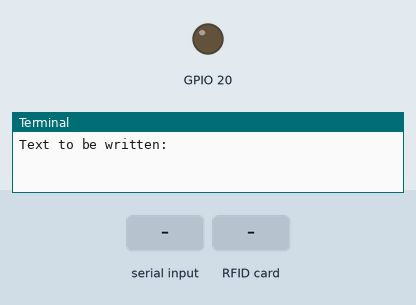
Bench run of a program on a simulated Raspberry Pi (BCM pin numbers). Shown: output pins drawn as LEDs (lit = HIGH), the last lines printed to the terminal. Inputs (shaded band) come from the test bench. At 3.8 s the program stops and its outputs stay as they are.

Above: at 1.2 s.
1.3 s: "1" typed at the terminal, then Enter
2.8 s: RFID card 5E 7A 19 C4 held to the reader
At 3.6 s:
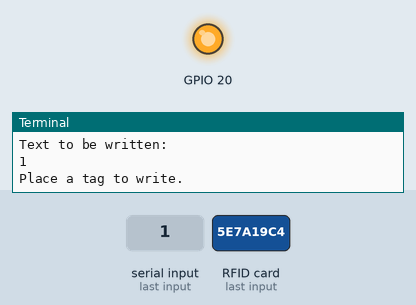
Timing chart, 0 to 5.3 s (numbered marks = the images above; inputs shaded):
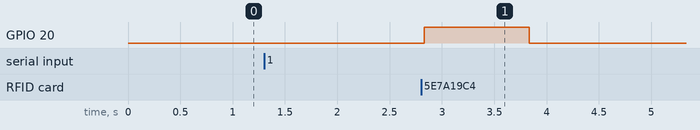

The program:

rfid_write.py
```python
import RPi.GPIO as GPIO
import time
from mfrc522 import SimpleMFRC522

GPIO.setwarnings(False)
GPIO.setmode(GPIO.BCM)

GPIO.setup(20, GPIO.OUT)

module = SimpleMFRC522()

try:
    text = input("Text to be written: ")
    print("Place a tag to write.")
    module.write(text)
    for i in range (1,3):
        GPIO.output(20, 1)
        time.sleep(0.5)
        GPIO.output(20, 0)
    print("Written.")
finally:
    GPIO.cleanup()
```

Measured:
- after the input at 2.8 s, GPIO 20: LOW → HIGH at once, → LOW 1.0 s later
